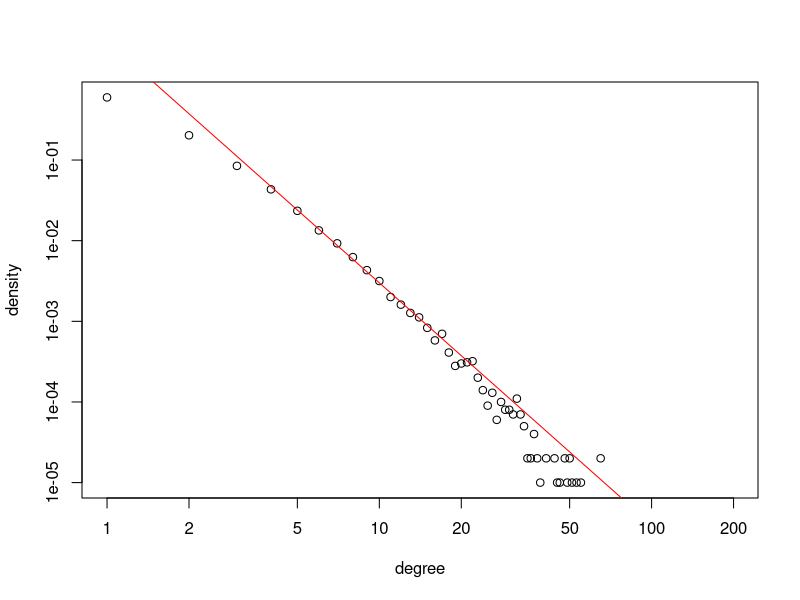

Reproduce this figure in R.

library(igraph)
d<- rep(0,200)
dd<- rep(0,200)
for(i in 1:100){
  g<- barabasi.game(1000,directed=FALSE)
  ddtemp<- degree.distribution(g)
  dd<-dd+c(ddtemp,rep(0,200-length(ddtemp)))}
plot(seq(along=dd)-1,dd/100,log="xy",xlab="degree",ylab="density")

x<-seq(along=dd)-1
y<-3*x^(-3)
lines(x,y,col='red')
